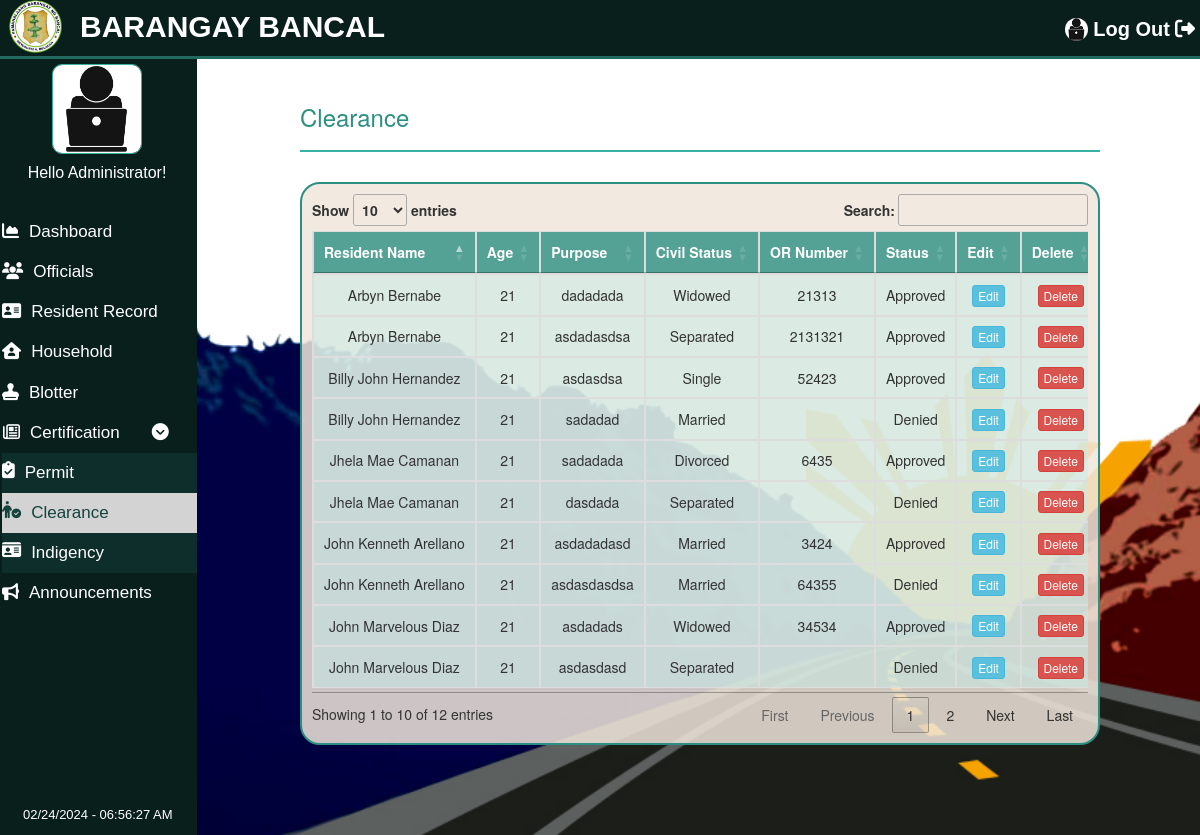
Screenshot of /pages/Clearance/Clearance.php (signed in) with the database file from the repository.
### tables this page shows
CREATE TABLE `tblclearances` (
  `id` int(11) NOT NULL,
  `user_id` int(11) NOT NULL,
  `rname` varchar(100) NOT NULL,
  `age` varchar(100) NOT NULL,
  `purpose` varchar(100) NOT NULL,
  `civil` varchar(100) NOT NULL,
  `ornumber` varchar(100) NOT NULL,
  `status` varchar(100) NOT NULL,
  `date` varchar(100) NOT NULL
);

### pages/Clearance/Clearance.php (the view, shortened to what this page needs)
<?php
include "../Permituser/config.php";
if(empty($_SESSION['adminid']))
{
    header('Location:../LoginPage/LoginPage.php');
}
else
{
?>
<!DOCTYPE html>
<html lang="en">
<head>
    <link rel="stylesheet" href="../../css/Clearance.css">
    <link rel="stylesheet" href="https://cdnjs.cloudflare.com/ajax/libs/font-awesome/6.2.0/css/all.min.css">
    <link rel="stylesheet" href="https://cdnjs.cloudflare.com/ajax/libs/twitter-bootstrap/3.3.7/css/bootstrap.min.css" />
    <link rel="stylesheet" href="https://cdn.datatables.net/1.12.1/css/jquery.dataTables.min.css" />
</head>
<body>
<div id="navbar" class="navbar-font">
      <a href="../logout_admin.php" id="admin-nav"  ><img src="../../images/admin.png" alt="default profile" id="navbar-pic" >Log Out<i class="fa-solid fa-right-from-bracket" style="margin-left: 5px;"></i></a>
      <a href="../Dashboard/Dashboard.php">
    <img src="../../images/bmsLogo.png" alt="bmsLogo" id="bmsLogo" class="w3-bar-item">
        <h4 id="name">BARANGAY BANCAL </h4> </a>
    </div>
    <div id="sidebar" class="sidebar-font">
    <img src="../../images/admin.png" alt="default profile" id="sidebar-pic" >
        <h4 id="hello">Hello Administrator!</h4>
        <a href="../Dashboard/Dashboard.php" class="dashboard "><i class="fa-solid fa-chart-area"></i>Dashboard</a>
        <a href="../Officials/Officials.php" class="officials"><i class="fa-solid fa-users"></i>Officials</a>
        <a href="../Residentrecord/Residentrecord.php" class="residentrecord"><i class="fa fa-address-card"></i>Resident Record</a>
        <a href="../Household/Household.php" class="household"><i class="fa-solid fa-house-user"></i>Household</a>
        <a href="../Blotter/Blotter.php" class="blotter"><i class="fa-solid fa-stamp"></i>Blotter</a>
        <button class="certs"><i class="fa-regular fa-newspaper"></i>Certification<i class="fa-solid fa-circle-chevron-down" style="margin-left: 32px;"></i></button>
        <div id="certs">
        <a href="../Certificates/Certificates.php" class="certs"><i class="fa-solid fa-clipboard-check"></i>Permit</a>
        <a href="../Clearance/Clearance.php" class="certs active"><i class="fa-solid fa-person-circle-check"></i>Clearance</a>
        <a href="../Indigency/Indigency.php" class="certs"><i class="fa-solid fa-id-card"></i>Indigency</a>
        </div>
        <a href="../Announcement/Announcement.php" class="announcement"><i class="fa-solid fa-bullhorn"></i>Announcements</a>
        <span id='ct7'  style="color: white;
                               font-size: 13px;
                               position:fixed;
                               bottom:10px;
                               left: 23px;
                               "></span>
    </div>
    <div class="main">
    <h3 style="color: #2C8F82;">Clearance</h3>
    <hr style="border: 1px solid #37B3A3;">
        <div class="table-responsive text-nowrap" id="table">
        <table id="example" class="table table-bordered table-hover " style="width:100%;">
            <thead>
            <th width="180px">Resident Name</th>
              <th width="100px">Age</th>
              <th width="120px">Purpose</th>
              <th width="120px">Civil Status</th>
              <th width="120px">OR Number</th>
              <th width="120px">Status</th>
              <th width="70px">Edit</th>
              <th width="70px">Delete</th>
            </thead>
            <tbody>
            <?php
                $sql = "SELECT * FROM tblclearances";
                $result = mysqli_query($conn, $sql);
                while ($row = mysqli_fetch_assoc($result)) {
                  ?>
                  <tr class="text-center">
                    <td><?php echo $row['rname'] ?></td>
                    <td><?php echo $row['age'] ?></td>
                    <td><?php echo $row['purpose'] ?></td>
                    <td><?php echo $row['civil'] ?></td>
                    <td><?php echo $row['ornumber'] ?></td>
                    <td><?php echo $row['status'] ?></td>
                    <td>
                    <form action="edit.php" method="post">
                    <input type="submit" class='btn btn-info btn-xs btn-update' name="edit" value="Edit">
                    </td>
                   <form action="delete.php" method="post">
                    <td>
                    <input type="submit" class='btn btn-danger btn-xs btn-delete' name="delete" value="Delete">
                    </td>
                   </form>
                </tr>
                <?php
                }
              ?>
            </tbody>
          </table>
          </div>
    </div>
</body>
</html>
<?php
}
?>

### css/Clearance.css (style rules this page uses)
body { height: 100%; width: 100%; background-image: url("../images/009.jpg"); background-size: cover; background-repeat: no-repeat; background-attachment: fixed; overflow: hidden; }
#sidebar { background-color: #091f1c; margin: 0; width: 200px; position: fixed; top: 59px; left: -3px; height: 100%; overflow: auto; z-index: 1; }
.navbar-font { font-family: "Century Gothic", CenturyGothic, AppleGothic, sans-serif; font-size: 20px; }
.sidebar-font { font-family: "Century Gothic", CenturyGothic, AppleGothic, sans-serif; font-size: 10px; }
#navbar { max-width: 100%; border-bottom: 3px solid #206a60; position: fixed; left: 0; width: 100%; height: 59px; text-align: right; background-color:#091f1c; top: 0; z-index: 1; }
#name { position: fixed; top: 0px; left: 80px; font-size: 30px; font-weight: 800; color: white; }
#admin-nav { position: relative; top: 15px; right: 5px; font-weight: 800; text-decoration: none; color: white; }
#bmsLogo { height: 55px; width: 55px; position: fixed; top: -1px; left: 8px; }
#sidebar a { text-decoration: none; color: white; display: block; font-size: 17px; margin-left: 5px; padding-top: 8px; padding-bottom: 8px; }
#sidebar i { margin-right: 10px; }
#sidebar a.active { background-color: white; color:#091f1c; }
#certs a.active { background-color: #D3D3D3; color: #15443d; }
#hello { text-align: center; font-size: 16px; font-weight: 200; color: white; margin-bottom: 30px; }
.certs { background-color: #091f1c; color: white; border: none; font-size: 17px; height: 40px; width: 100%; text-align: left; }
#certs a { background-color: #0d2e2a; display: flex; }
body { display: grid; grid-template-columns: 200px 1fr; grid-template-areas: "header header" "sidebar main" "sidebar footer"; }
.main { grid-area: main; padding: 100px; overflow-x: auto; margin-top: -16px; }
#table { position: relative; top: 10px; border: 2px solid #2C8F82; padding: 10px; background-color: rgba(240, 231, 220,0.85); border-radius: 20px; }
#table thead { background-color: rgba(44, 143, 130,0.8); color: white; }
#table td { background-color: rgba(195, 236, 231,0.5); }
#sidebar-pic { display: block; margin-left: auto; margin-right: auto; margin-top: 5px; width: 90px; height: 90px; border: 1px solid #37B3A3 ; border-radius: 10px ; }
#navbar-pic { width: 23px; height: 23px; border-radius: 75px; margin-right: 5px; margin-bottom: 3px; }
@media only screen and (min-width: 768px) { body { zoom: 80%; } }
@media only screen and (min-width: 1080px) { body { zoom: 125%; } }
@media only screen and (min-width: 990px) { body { zoom: 100%; } }

### rows the page displays
tblclearances: rname "Billy John Hernandez", age "21", purpose "asdasdsa", civil "Single", ornumber "52423", status "Approved"
tblclearances: rname "Billy John Hernandez", age "21", purpose "sadadad", civil "Married", status "Denied"
tblclearances: rname "Jhela Mae Camanan", age "21", purpose "sadadada", civil "Divorced", ornumber "6435", status "Approved"
tblclearances: rname "Jhela Mae Camanan", age "21", purpose "dasdada", civil "Separated", status "Denied"
tblclearances: rname "Arbyn Bernabe", age "21", purpose "dadadada", civil "Widowed", ornumber "21313", status "Approved"
tblclearances: rname "Arbyn Bernabe", age "21", purpose "asdadasdsa", civil "Separated", ornumber "2131321", status "Approved"
tblclearances: rname "John Kenneth Arellano", age "21", purpose "asdadadasd", civil "Married", ornumber "3424", status "Approved"
tblclearances: rname "John Kenneth Arellano", age "21", purpose "asdasdasdsa", civil "Married", ornumber "64355", status "Denied"
tblclearances: rname "John Marvelous Diaz", age "21", purpose "asdadads", civil "Widowed", ornumber "34534", status "Approved"
tblclearances: rname "John Marvelous Diaz", age "21", purpose "asdasdasd", civil "Separated", status "Denied"
